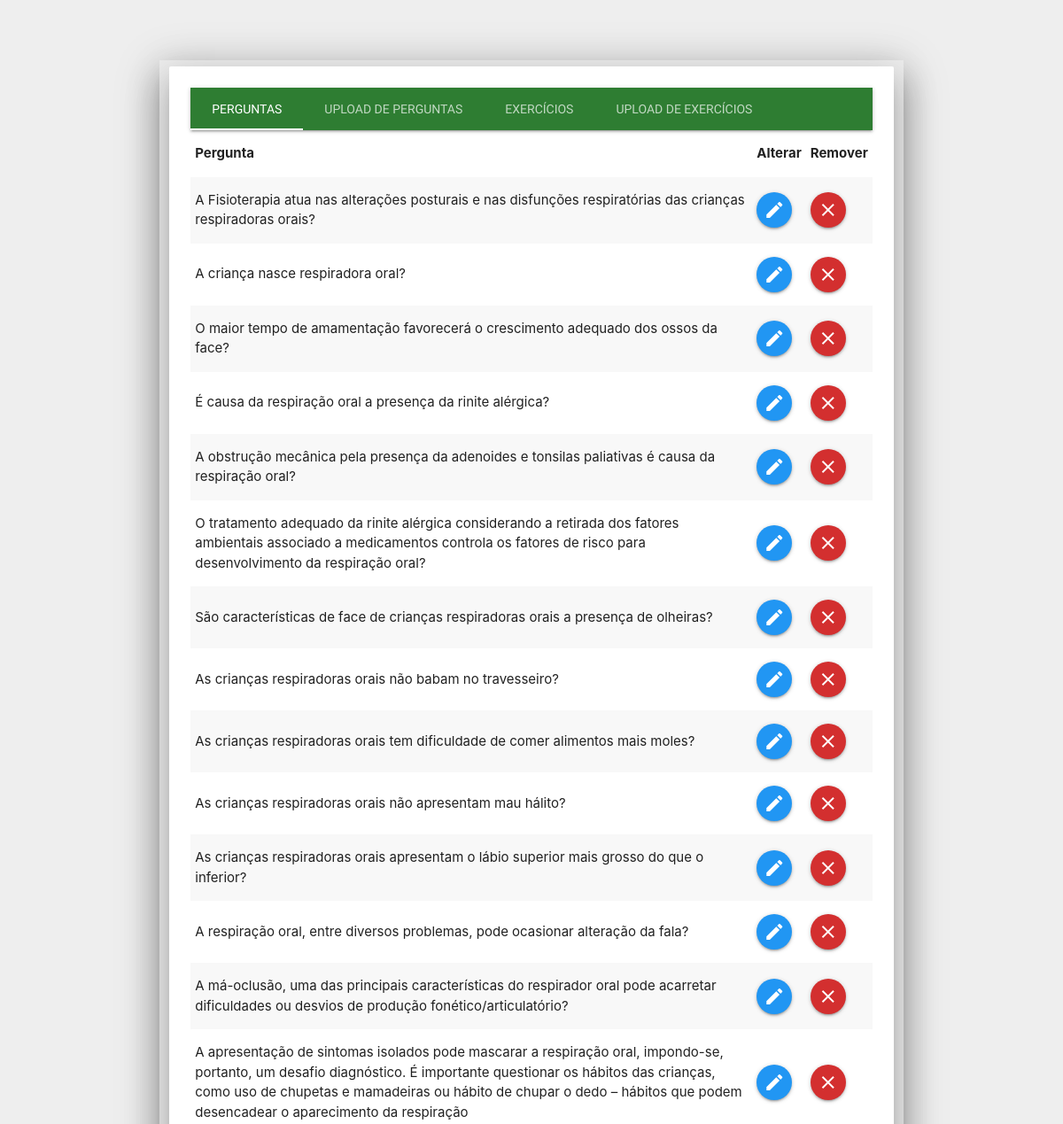
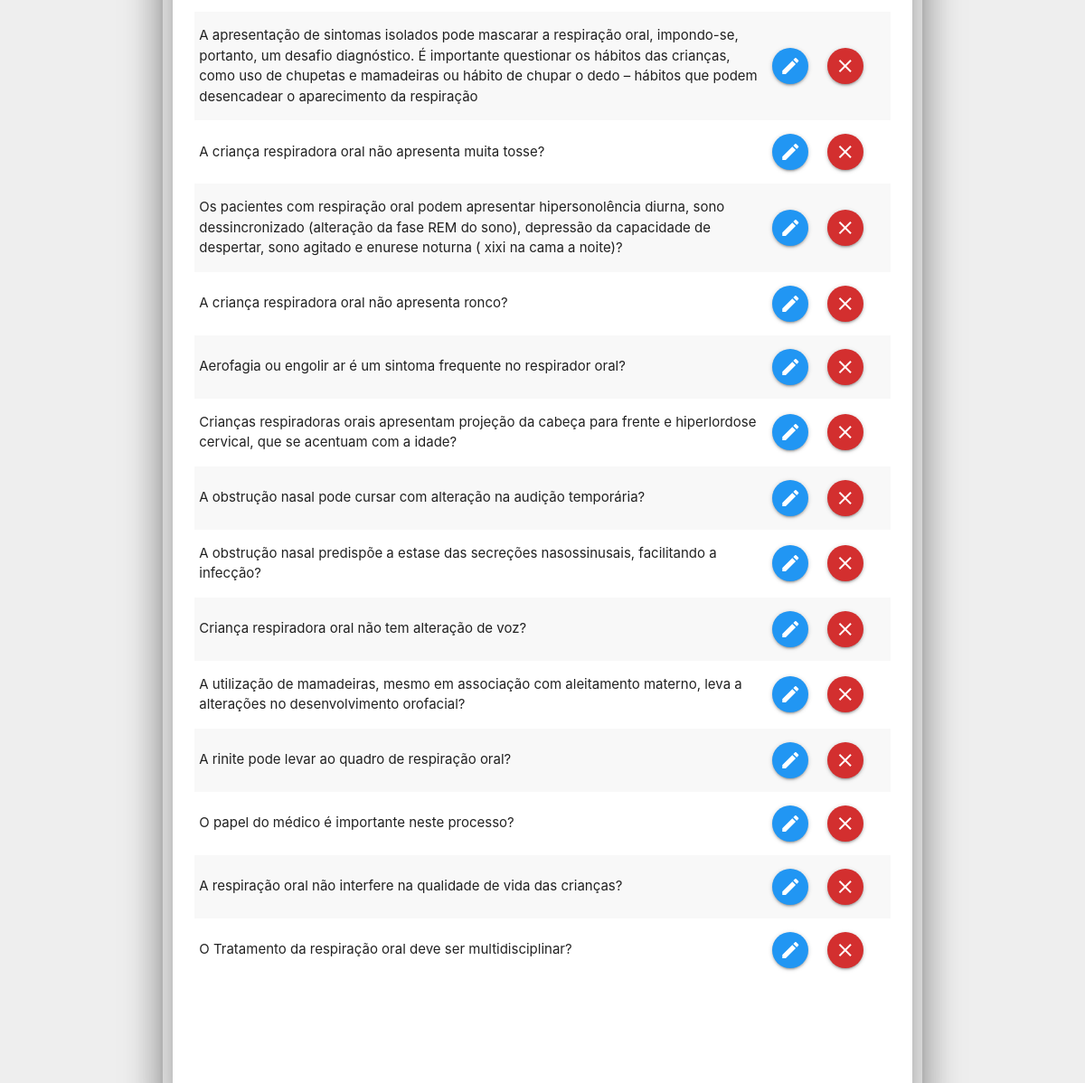
Page /ClinicaMedica/Admin.php on the committed database (2 pictures, top to bottom).
### tables this page shows
CREATE TABLE `pergunta` (
  `codigoPergunta` int(10) UNSIGNED NOT NULL,
  `descricao` varchar(300) NOT NULL,
  `respostaCerta` varchar(300) NOT NULL,
  `tipo_pergunta` int(10) UNSIGNED NOT NULL,
  `cod_Questionario` int(10) UNSIGNED NOT NULL
);

### ClinicaMedica/Admin.php (the view, shortened to what this page needs)
<?php
    include "Conexao.php";
    $sql_banco = mysqli_query($conexao, "SELECT * FROM pergunta");
?>
<!DOCTYPE html>
<html>
<head>
    <link rel="stylesheet" href="css/materialize.min.css">
</head>
<body class="grey lighten-3">
        <br><br><br>
        <div class="container">
            <div class="row">
                <div class="col s12 m12 112 container center z-depth-5">
                    <div class="card-panel z-depth-5">
                        <nav class="nav-extended green darken-3">
                            <div class="nav-content">
                                <ul class="tabs tabs-transparent">
                                    <li class="tab"><a href="#perguntas"> Perguntas </a></li>
                                    <li class="tab"><a href="#uploadP"> Upload de Perguntas </a></li>
                                    <li class="tab"><a href="#exercicios"> Exercícios </a></li>
                                    <li class="tab"><a href="#uploadE"> Upload de Exercícios </a></li>
                                </ul>
                            </div>
                        </nav>
                        <div id="perguntas" class="row">
                                <div class="col s12 m12 l12">
                                    <table class="striped">
                                        <thead>
                                            <tr>
                                                <th> Pergunta </th>
                                                <th> Alterar </th>
                                                <th> Remover </th>
                                            </tr>
                                        </thead>
                                        <tbody>
                                            <?php while($l = mysqli_fetch_array($sql_banco)){ ?>
                                            <tr>
                                                <td>
                                                    <?php echo $l["descricao"]; ?>
                                                </td>
                                                <td>
                                                    <a href="Atualizar-Pergunta.php?id=<?php echo $l["codigoPergunta"]; ?>" class="btn-floating blue"><i class="material-icons"> edit </i></a>
                                                </td>
                                                <td>
                                                    <a href="javascript: if(confirm('Tem certeza que deseja remover esta pergunta ?')) location.href='Remover-Pergunta.php?id=<?php echo $l["codigoPergunta"]; ?>';">
                                                        <button class='btn-floating waves-effect waves-light red darken-2' type='button' onclick=''>
                                                            <i class='material-icons right'> close </i>
                                                        </button>
                                                    </a>
                                                </td>
                                            </tr>
                                            <?php } ?>
                                        </tbody>
                                    </table>
                                </div>
                        </div>
                        <div class="row">
                            <br>
                        </div>
                        <div class="row">
                            <br>
                        </div>
                    </div>
                </div>
            </div>
        </div>
        <br><br><br>
</body>
</html>

### ClinicaMedica/Admin.php (style rules this page uses)
li { font-family: 'Raleway'; }
body { overflow-x: hidden; }

### rows in the picture
pergunta: descricao "A Fisioterapia atua nas alterações posturais e nas disfunções respiratórias das crianças respiradoras orais?"
pergunta: descricao "A criança nasce respiradora oral?"
pergunta: descricao "O maior tempo de amamentação favorecerá o crescimento adequado dos ossos da face?"
pergunta: descricao "É causa da respiração oral a presença da rinite alérgica?"
pergunta: descricao "A obstrução mecânica pela presença da adenoides e tonsilas paliativas é causa da respiração oral?"
pergunta: descricao "O tratamento adequado da rinite alérgica considerando a retirada dos fatores ambientais associado a medicamentos controla os fatores de risco para desenvolvimento da respiração oral?"
pergunta: descricao "São características de face de crianças respiradoras orais a presença de olheiras?"
pergunta: descricao "As crianças respiradoras orais não babam no travesseiro?"
pergunta: descricao "As crianças respiradoras orais tem dificuldade de comer alimentos mais moles?"
pergunta: descricao "As crianças respiradoras orais não apresentam mau hálito?"
pergunta: descricao "As crianças respiradoras orais apresentam o lábio superior mais grosso do que o inferior?"
pergunta: descricao "A respiração oral, entre diversos problemas, pode ocasionar alteração da fala?"
pergunta: descricao "A má-oclusão, uma das principais características do respirador oral pode acarretar dificuldades ou desvios de produção fonético/articulatório?"
pergunta: descricao "A apresentação de sintomas isolados pode mascarar a respiração oral, impondo-se, portanto, um desafio diagnóstico. É importante questionar os hábitos das crianças, como uso de chupetas e mamadeiras ou hábito de chupar o dedo – hábitos que podem desencadear o aparecimento da respiração"
pergunta: descricao "A apresentação de sintomas isolados pode mascarar a respiração oral, impondo-se, portanto, um desafio diagnóstico. É importante questionar os hábitos das crianças, como uso de chupetas e mamadeiras ou hábito de chupar o dedo – hábitos que podem desencadear o aparecimento da respiração"
pergunta: descricao "A criança respiradora oral não apresenta muita tosse?"
pergunta: descricao "Os pacientes com respiração oral podem apresentar hipersonolência diurna, sono dessincronizado (alteração da fase REM do sono), depressão da capacidade de despertar, sono agitado e enurese noturna ( xixi na cama a noite)?"
pergunta: descricao "A criança respiradora oral não apresenta ronco?"
pergunta: descricao "Aerofagia ou engolir ar é um sintoma frequente no respirador oral?"
pergunta: descricao "Crianças respiradoras orais apresentam projeção da cabeça para frente e hiperlordose cervical, que se acentuam com a idade?"
pergunta: descricao "A obstrução nasal pode cursar com alteração na audição temporária?"
pergunta: descricao "A obstrução nasal predispõe a estase das secreções nasossinusais, facilitando a infecção?"
pergunta: descricao "Criança respiradora oral não tem alteração de voz?"
pergunta: descricao "A utilização de mamadeiras, mesmo em associação com aleitamento materno, leva a alterações no desenvolvimento orofacial?"
pergunta: descricao "A rinite pode levar ao quadro de respiração oral?"
pergunta: descricao "O papel do médico é importante neste processo?"
pergunta: descricao "A respiração oral não interfere na qualidade de vida das crianças?"
pergunta: descricao "O Tratamento da respiração oral deve ser multidisciplinar?"
